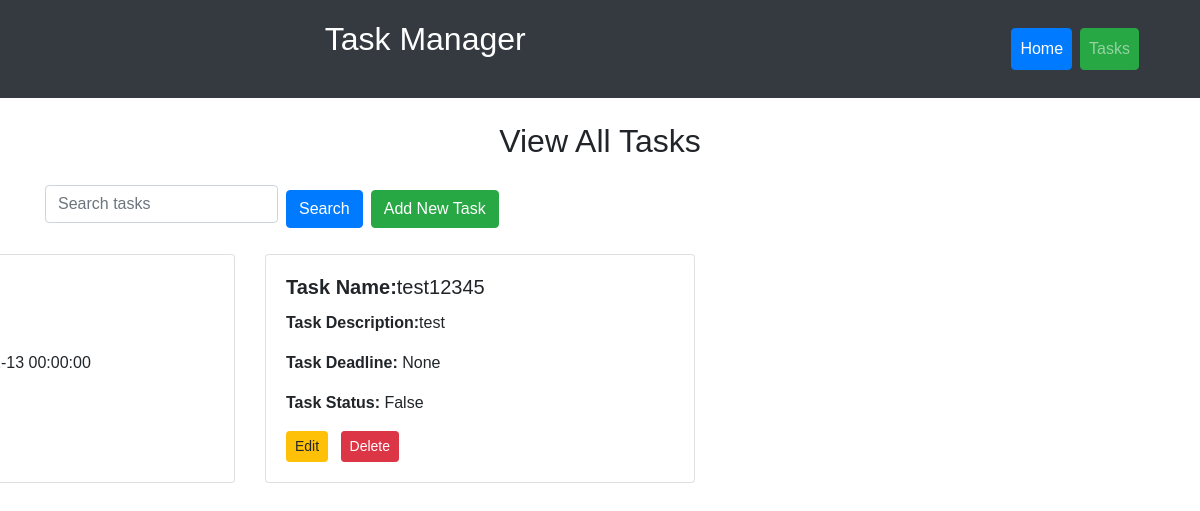
/tasks, run on an earlier commit of the app's database.
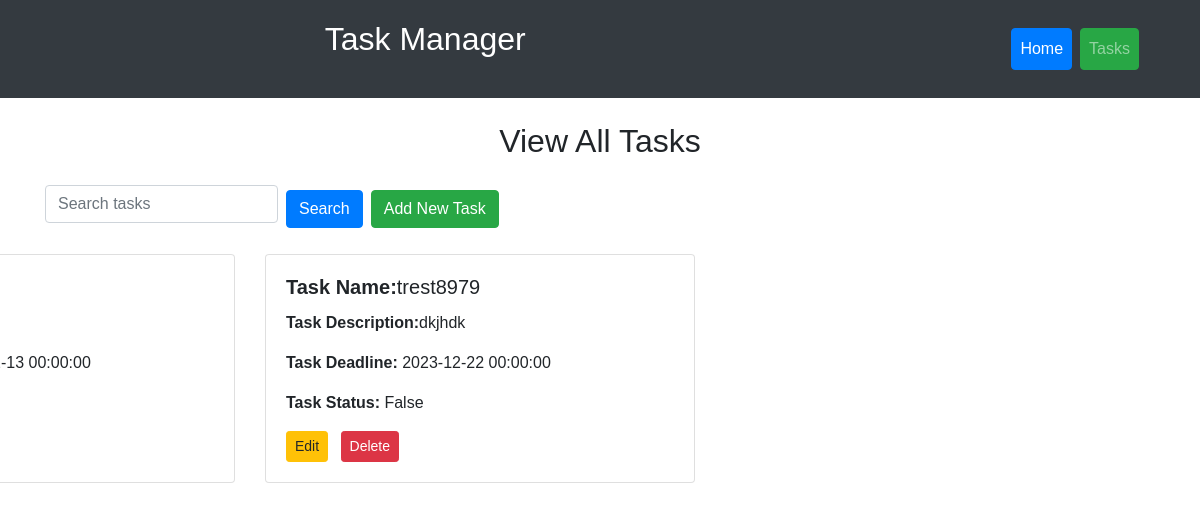
And on a later commit of the database.
### app.py (models this page shows, shortened)
class Task(db.Model):
    id = db.Column(db.Integer, primary_key=True)
    title = db.Column(db.String(100), nullable=False)
    description = db.Column(db.Text)
    deadline = db.Column(db.DateTime)
    status = db.Column(db.Boolean, default=False)

### app.py (the view)
@app.route('/tasks', methods=['GET'])
def get_tasks():
    search_query = request.args.get('search', '')
    if search_query:
        tasks = Task.query.filter(Task.title.contains(search_query) | Task.description.contains(search_query)).all()
    else:
        tasks = Task.query.all()
    return render_template('tasks.html', tasks=tasks)

### templates/tasks.html (shortened to what this page needs)
{% extends 'header.html' %}
{% block content %}
<div class="container mt-4">
    <h2 style="text-align: center;">View All Tasks</h2>
    <form method="get" action="{{ url_for('get_tasks') }}" class="form-inline mb-3">
        <div class="form-group mr-2">
            <input type="text" class="form-control" name="search" placeholder="Search tasks">
        </div>
        <button type="submit" class="btn btn-primary">Search</button>
        <a href="{{ url_for('create_task') }}" class="btn btn-success ml-2">Add New Task</a>
    </form>
    <div class="row">
        {% for task in tasks %}
            <div class="col-md-4 mb-4">
                <div class="card">
                    <div class="card-body">
                        <h5 class="card-title"><strong>Task Name:</strong>{{ task.title }}</h5>
                        <p class="card-text"><strong>Task Description:</strong>{{ task.description }}</p>
                        <p class="card-text"><strong>Task Deadline:</strong> {{ task.deadline }}</p>
                        <p class="card-text"><strong>Task Status:</strong> {{ task.status }}</p>
                        <div class="mt-2">
                            <a href="{{ url_for('edit_task', task_id=task.id) }}" class="btn btn-warning btn-sm">Edit</a>
                            <a href="{{ url_for('delete_task', task_id=task.id) }}" class="btn btn-danger btn-sm ml-2">Delete</a>
                        </div>
                    </div>
                </div>
            </div>
        {% endfor %}
    </div>
</div>
{% endblock %}

### templates/header.html (shortened to what this page needs)
<!DOCTYPE html>
<html lang="en">
    <head>
        <link rel="stylesheet" href="https://stackpath.bootstrapcdn.com/bootstrap/4.5.2/css/bootstrap.min.css">
        <link rel="stylesheet" href="{{ url_for('static', filename='styles.css') }}">
    </head>
    <body>
        <header class="bg-dark text-white">
            <div class="container">
                <div class="row">
                    <div class="col">
                        <h2 class="mb-0">Task Manager</h2>
                    </div>
                    <div class="col-auto">
                        <nav class="navbar navbar-expand-lg navbar-dark bg-dark">
                            <div class="collapse navbar-collapse" id="navbarNav">
                                <ul class="navbar-nav">
                                    <li class="nav-item active">
                                        <a class="nav-link btn btn-primary" href="{{ url_for('index') }}">Home</a>
                                    </li>
                                    <li class="nav-item">
                                        <a class="nav-link btn btn-success ml-2" href="{{ url_for('get_tasks') }}">Tasks</a>
                                    </li>
                                </ul>
                            </div>
                        </nav>
                    </div>
                </div>
            </div>
        </header>
        {% block content %}{% endblock %}
    </body>
</html>

### static/styles.css (style rules this page uses)
body { background-size: contain; background-repeat: no-repeat; background-position: center; height: 100vh; flex-direction: column; align-items: center; justify-content: center; font-family: 'Arial', sans-serif; margin: 0; padding: 0; }
header { background-color: #007bff; color: #fff; text-align: center; padding: 20px 0; width: 100%; }
a { color: #007bff; text-decoration: none; }
form { margin-top: 20px; }
input, textarea, select { width: 100%; padding: 8px; margin-top: 5px; margin-bottom: 15px; display: inline-block; border: 1px solid #ccc; box-sizing: border-box; }
button { background-color: #007bff; color: #fff; }
.row { margin-left: -255px!important; }

What changed in the data, as far as the page shows it:
changed Task "False": title "test12345" → "trest8979"; description "test" → "dkjhdk"; deadline "None" → "2023-12-22 00:00:00"
